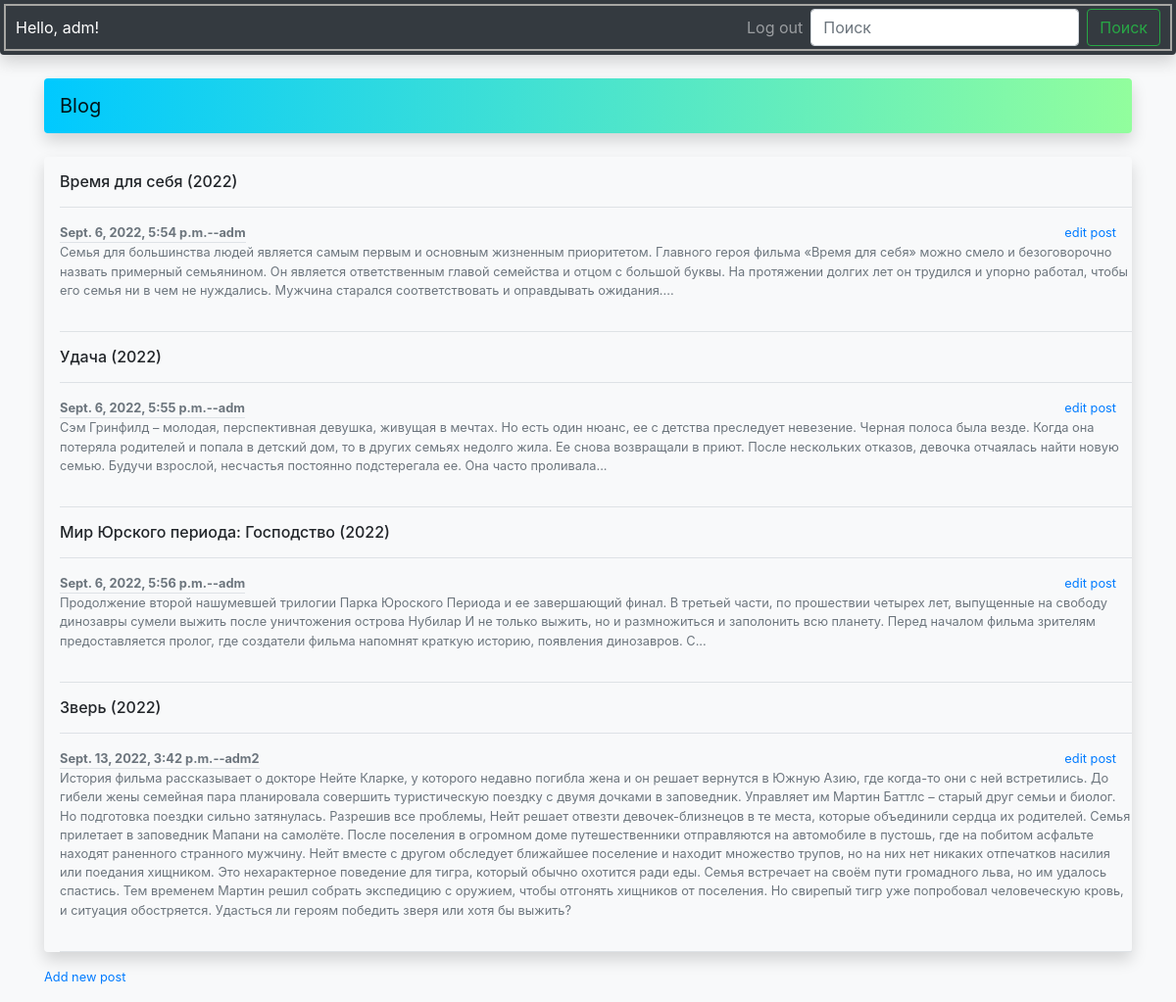
The app's page / (signed in) with its own data.
### blogs/models.py (models this page shows)
class BlogPost(models.Model):
	title = models.CharField(max_length=200) #заголовок поста
	text = models.TextField() #содержимое поста
	date_added = models.DateTimeField(auto_now_add=True) #втоматическое установление даты
	author = models.ForeignKey(User, on_delete=models.CASCADE)
	def __str__(self):
		return self.title

### blogs/views.py (the view)
# urls.py: path('',views.index, name='index'),
def index(request):
	post = BlogPost.objects.order_by('date_added')
	context = {'post': post}
	return render(request, 'blogs/index.html', context)

### blogs/templates/blogs/index.html
{% extends 'blogs/base.html' %}
{% block content %}
<div class="pl-3 bg-body rounded shadow ">
	<ul class="list-unstyled ">
		{% for p in post %}
		<li>
			<div class="border-bottom pb-2 mb-0 pt-3 "><h6>{{ p }}</h6></div>
			<div class="d-flex text-muted pt-3">
				<div class="pb-3 mb-0 small lh-sm border-bottom w-100">
					<div class="d-flex justify-content-between">
						<strong class="text-gray-dark border-bottom">{{ p.date_added }}--{{ p.author }}</strong>
						<a class="pr-3" href="{% url 'blogs:edit_post' p.id %}">edit post</a>
					</div>
					<span class="d-block">{{ p.text|capfirst|linebreaks }}</span>
					{% empty %}
					<p>Тем еще нет</p>
					{% endfor %}
				</div>
			</div>
		</li>
	</ul>
</div>
<small class="d-block text-end mt-3 pb-3 pr-3">
	<a href="{% url 'blogs:new_post' %}">Add new post</a>
</small>
{% endblock content %}

### blogs/templates/blogs/base.html (shortened to what this page needs)
{% load static %}
{% load bootstrap4 %}
<!doctype html>
<html lang="en">
  <head>
    {% bootstrap_css %}
    <link rel="stylesheet" href="{% static 'css/defult.css' %}">
    <link rel="stylesheet" href="{% static 'css/my_style.css' %}">
  </head>
  <body class="bg-light">
    <nav class="navbar navbar-expand-lg navbar-dark bg-dark
                                              mb-4 shadow foo rounded-bottom">
      <div class="collapse navbar-collapse" id="navbarSupportedContent">
{% if user.is_authenticated %}
        <ul class="navbar-nav mr-auto">
          <li class="nav-item">
            <span class="text-white" >Hello, {{ user.username }}!</span>
          </li>
        </ul>
        <ul class="navbar-nav ml-auto">
          <li  class="nav-itam">
            <a class="nav-link" href="{% url 'users:logout' %}">Log out</a>
          </li>
        </ul>
{% endif %}
        <form class="form-inline my-2 my-lg-0">
          <input class="form-control mr-sm-2" type="search" placeholder="Поиск" aria-label="Поиск">
            <button class="btn btn-outline-success my-2 my-sm-0" type="submit">Поиск</button>
        </form>
      </div>
    </nav>
    <div class="container">
      <nav class="navbar navbar-expand-lg navbar-light summer_games mb-4 rounded shadow">
        <a class="navbar-brand" href="{% url 'blogs:index' %}">Blog</a>
      </nav>
{% block content %}{% endblock content %}
    </div>
  </body>
</html>

### blogs/static/css/my_style.css (style rules this page uses)
.foo { outline: 2px solid #A7A6A3; outline-offset: -6px; bor }

### records on screen
BlogPost: title "Время для себя (2022)", date_added "Sept. 6, 2022, 5:54 p.m.", author "adm", text "Семья для большинства людей является самым первым и основным жизненным приоритетом. Главного героя фильма «Время для себя» можно смело и безоговорочно назвать примерный семьянином. Он является ответственным главой семейства и отцом с большой буквы. На протяжении долгих лет он трудился и упорно работал, чтобы его семья ни в чем не нуждались. Мужчина старался соответствовать и оправдывать ожидания...."
BlogPost: title "Удача (2022)", date_added "Sept. 6, 2022, 5:55 p.m.", author "adm", text "Сэм Гринфилд – молодая, перспективная девушка, живущая в мечтах. Но есть один нюанс, ее с детства преследует невезение. Черная полоса была везде. Когда она потеряла родителей и попала в детский дом, то в других семьях недолго жила. Ее снова возвращали в приют. После нескольких отказов, девочка отчаялась найти новую семью. Будучи взрослой, несчастья постоянно подстерегала ее. Она часто проливала..."
BlogPost: title "Мир Юрского периода: Господство (2022)", date_added "Sept. 6, 2022, 5:56 p.m.", author "adm", text "Продолжение второй нашумевшей трилогии Парка Юроского Периода и ее завершающий финал. В третьей части, по прошествии четырех лет, выпущенные на свободу динозавры сумели выжить после уничтожения острова Нубилар И не только выжить, но и размножиться и заполонить всю планету. Перед началом фильма зрителям предоставляется пролог, где создатели фильма напомнят краткую историю, появления динозавров. С..."
BlogPost: title "Зверь (2022)", date_added "Sept. 13, 2022, 3:42 p.m.", author "adm2", text "История фильма рассказывает о докторе Нейте Кларке, у которого недавно погибла жена и он решает вернутся в Южную Азию, где когда-то они с ней встретились. До гибели жены семейная пара планировала совершить туристическую поездку с двумя дочками в заповедник. Управляет им Мартин Баттлс – старый друг семьи и биолог. Но подготовка поездки сильно затянулась. Разрешив все проблемы, Нейт решает отвезти девочек-близнецов в те места, которые объединили сердца их родителей. Семья прилетает в заповедник Мапани на самолёте. После поселения в огромном доме путешественники отправляются на автомобиле в пустошь, где на побитом асфальте находят раненного странного мужчину. Нейт вместе с другом обследует…"

### other values on screen
{{ user.username }} "adm"
